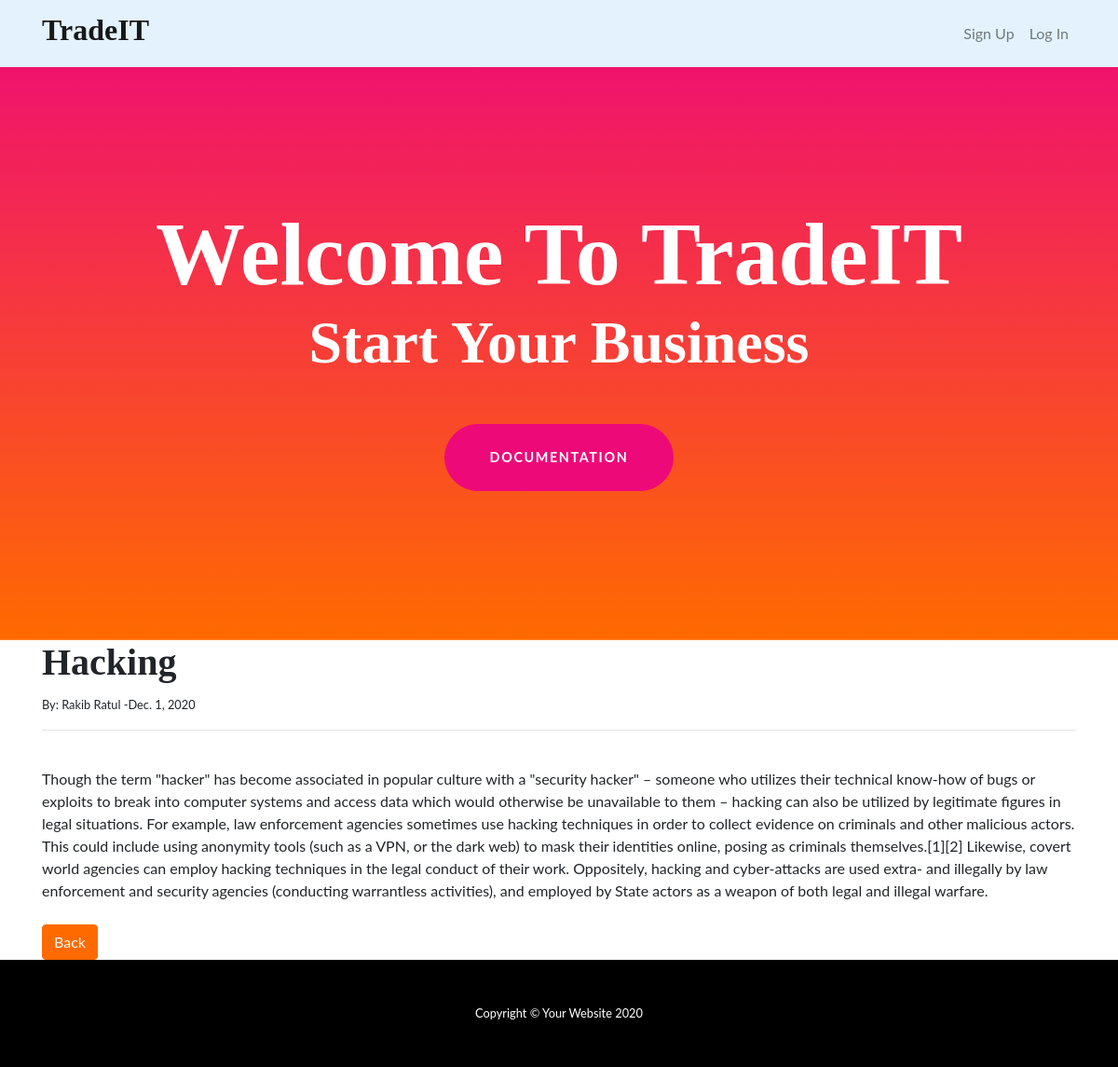
Screenshot of /article/32 with the database file from the repository.
### affiliate/models.py (models this page shows, shortened)
class Post(models.Model):
    title = models.CharField(max_length=255)
    title_tag = models.CharField(max_length=255)
    author = models.ForeignKey(User, on_delete = models.CASCADE)
    body = models.TextField()
    post_date = models.DateField(auto_now_add=True)

### affiliate/views.py (the view)
# urls.py: path('article/<int:pk>', ArticleDetailView.as_view(), name="article-detail"),
class ArticleDetailView(DetailView):
    model = Post
    template_name = 'article_details.html'

### affiliate/templates/article_details.html (shortened to what this page needs)
{% extends 'base.html'%}
{% block body %}
<div class="container">
<h1>{{ post.title }}</h1>
<small>By: {{ post.author.first_name }} {{ post.author.last_name}} -{{post.post_date}}
 </small> <br/>
<hr>
<br/>
{{ post.body }}
<br/><br/>
<a href = "{% url 'home' %}" class="btn btn-secondary">Back</a>
</div>
{% endblock body%}

### rows the page displays
Post: title "Hacking", author.first_name "Rakib", author.last_name "Ratul", post_date "Dec. 1, 2020", body "Though the term \"hacker\" has become associated in popular culture with a \"security hacker\" – someone who utilizes their technical know-how of bugs or exploits to break into computer systems and access data which would otherwise be unavailable to them – hacking can also be utilized by legitimate figures in legal situations. For example, law enforcement agencies sometimes use hacking techniques in order to collect evidence on criminals and other malicious actors. This could include using anonymity tools (such as a VPN, or the dark web) to mask their identities online, posing as criminals themselves.[1][2] Likewise, covert world agencies can employ hacking techniques in the legal conduct of…"
